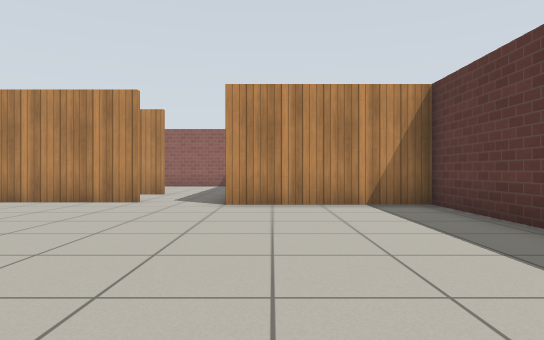
View 1 (above)

16 first-person views from a walk through a Gazebo world. The camera is 0.72 m above the floor, looks level and sees 75° across. The floor is counted in squares, 1 m on a side. Each view is taken from the middle of a square. On the plan, view 1 faces up. The plan holds only what a view shows up to about 11 squares ahead; the rest is blank. Simple patterns stand in for the simulator's built-in surfaces.

View 2
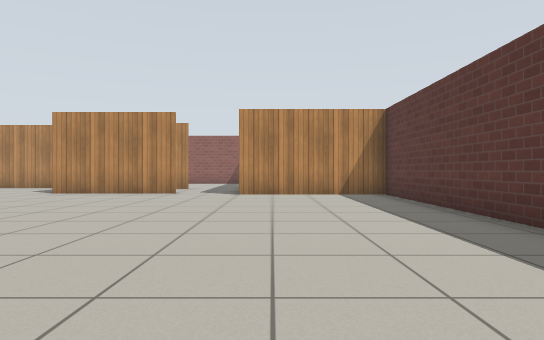

View 3
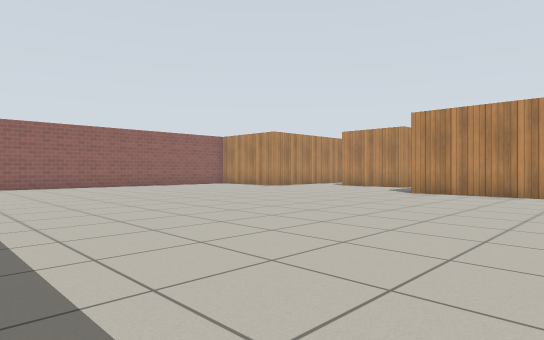

View 4
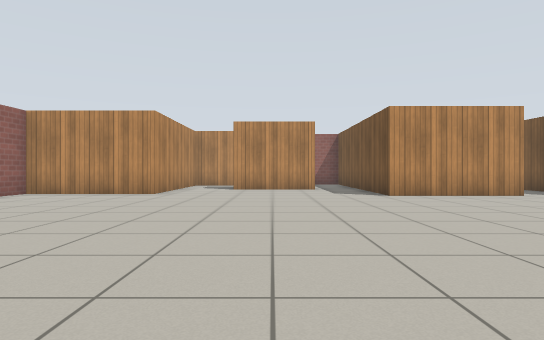

View 5
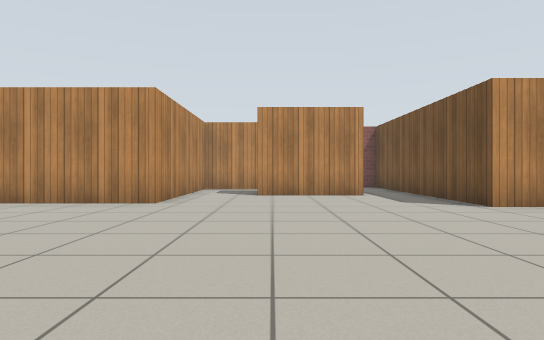

View 6
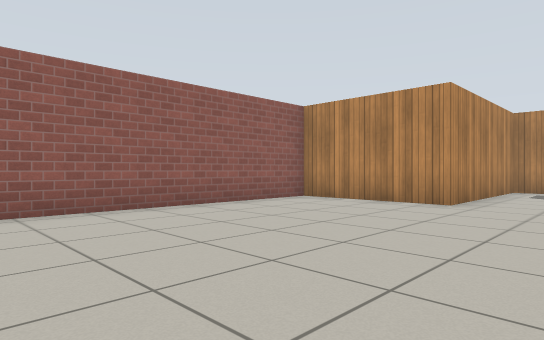

View 7
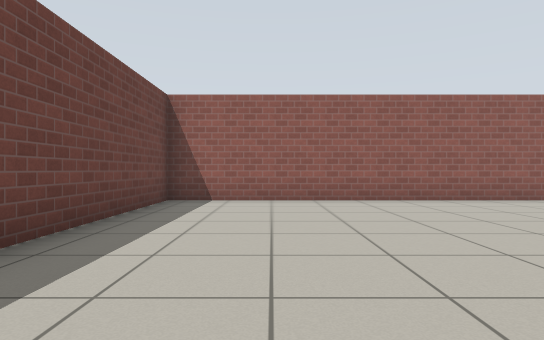

View 8
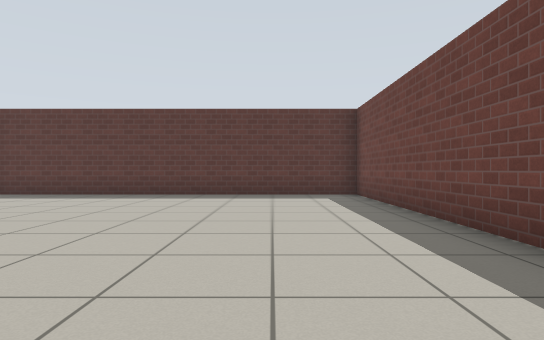

View 9
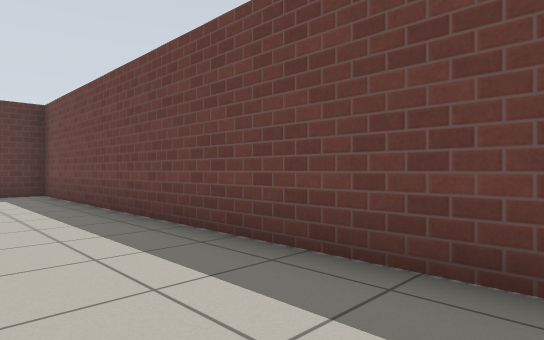

View 10
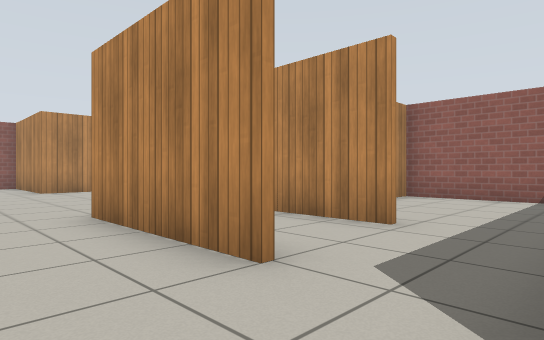

View 11
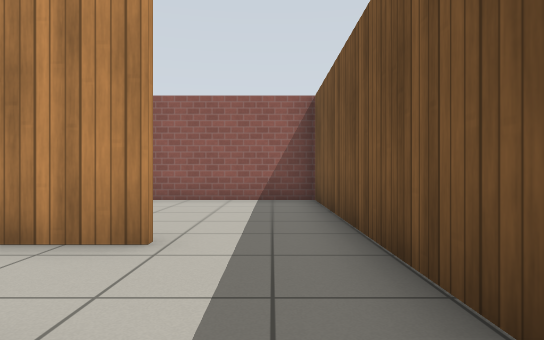

View 12
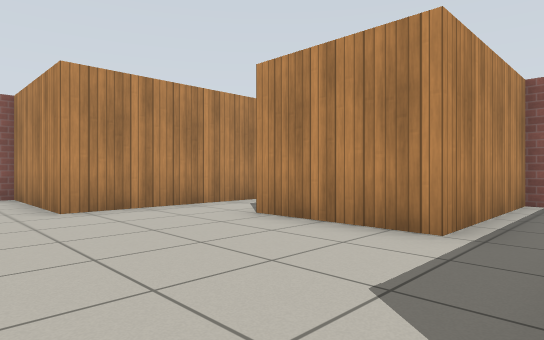

View 13
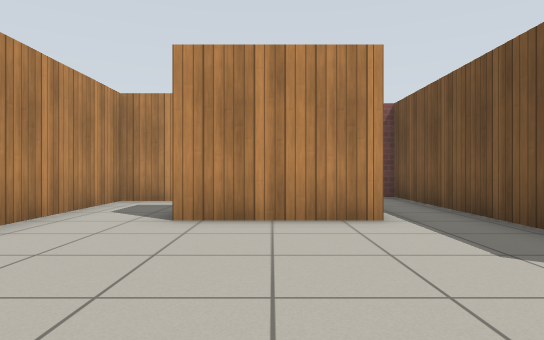

View 14
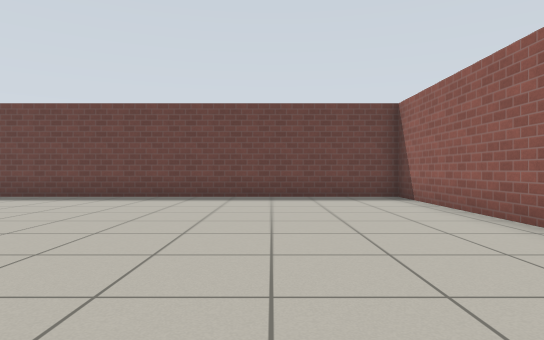

View 15
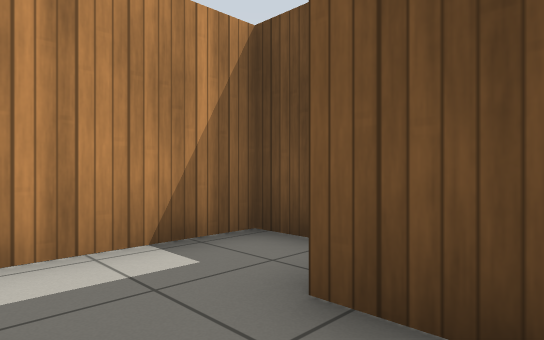

View 16
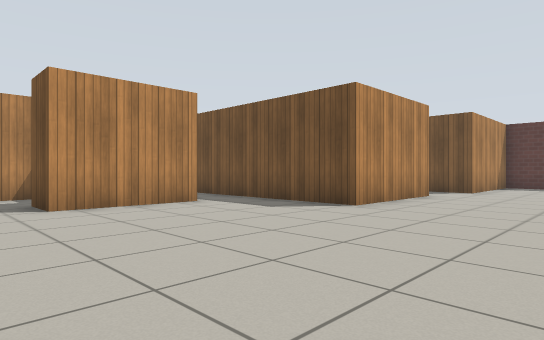

### Floor plan
Ten units are one square. View 1 is at (0, 0); x grows to the right and y downward. Boxes are objects, and circles mark ways between rooms. Rooms are numbered by the first view taken in them; rooms with no view inside come last. Other rooms are left out.
<svg viewBox="-179 -160 217 200">
<path fill="none" stroke="#000" d="M-29 -79 -67 -79 -67 -155 -84 -155 -84 -110 -114 -110 -114 -124M-101 -142 -135 -142 -135 -86 -174 -86 -174 35 33 35 33 -73 -10 -73M-10 -105 -10 -155 -53 -155 -53 -149"/>
<text x="-80" y="-30">1</text>
<text x="-30" y="-130">2</text>
</svg>

Where each view was taken, in squares from view 1:
view 1: 0 up, 0 right, facing up
view 2: 3 down, 0 right, facing up
view 3: 3 down, 2 left, facing up-left
view 4: 2 down, 10 left, facing up
view 5: 1 up, 11 left, facing up
view 6: 1 up, 11 left, facing up-left
view 7: 1 down, 9 left, facing left
view 8: 1 down, 7 left, facing right
view 9: 1 down, 8 left, facing down-right
view 10: 6 up, 1 left, facing up-left
view 11: 7 up, 2 left, facing up
view 12: 7 up, 7 left, facing up-left
view 13: 6 up, 10 left, facing up
view 14: 6 up, 14 left, facing down
view 15: 11 up, 13 left, facing up-right
view 16: 4 up, 13 left, facing up-right
